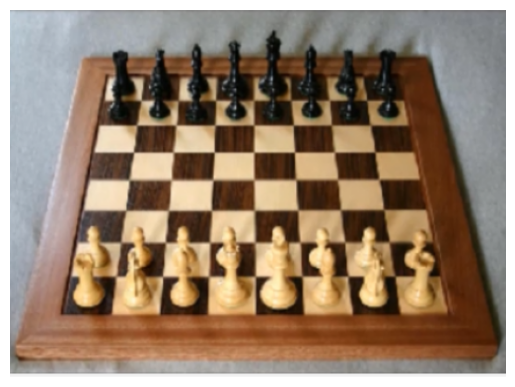
#> input picture corner_dection/chess.png, 515 x 387 px
$ jupyter execute cornerDetection.ipynb
#> lines starting #> are read from the running program, lines starting #| are printed output that depends on the picture; long printed decimals are rounded
matchTemplate()
- convert to gray scale
- load the template
- use matchTemplate()

HarrisCornerDetection()
- convert to gray scale
- cornerHarris(img_gray,blocksize = 55,ksize=3,k=0.04)

[cell 1]
#Import the OpenCV and NumPy libraries.
import cv2
import numpy as np
import matplotlib.pyplot as plt


#img = cv2.imread('shapes-01.jpeg')
img=cv2.imread('chess.png')
#> img is the input picture: shape (387, 515, 3); mean B, G, R 108.8, 128.3, 149.4
img = cv2.cvtColor(img, cv2.COLOR_BGR2RGB)
plt.imshow(img)
plt.axis('off')
plt.show()

[cell 2]
#convert the color image in gray level
img_gray = cv2.cvtColor(img, cv2.COLOR_RGB2GRAY)
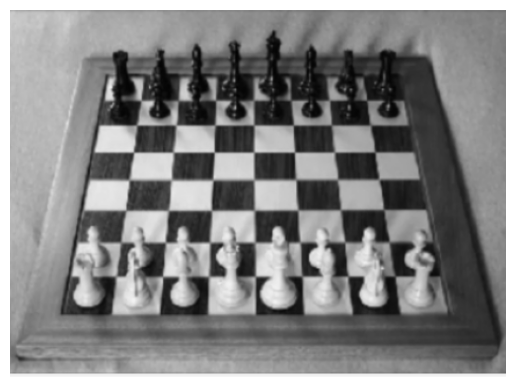
#> img_gray: shape (387, 515); min 2, max 255, mean 132.4
plt.imshow(img_gray,cmap='gray')
plt.axis('off')
plt.show()

[cell 3]
# Apply Harris corner detection
# The parameter blockSize is the size of the window to consider as neighborhood
#and k is the free parameter of the R function of Harris detector.
#The result is the score R and we use this to detect corners.

R = cv2.cornerHarris(img_gray, blockSize = 3, ksize = 1, k = 0.01)

print('Rmax=',R.max())
#| Rmax= 0.01552

plt.imshow(R,cmap='jet')
plt.axis('off')
plt.title('R matrix')
plt.show()

[cell 4]
# Spot in red the detected corners
# Threshold for an optimal value, it may vary depending on the image.
img_2 = img.copy()
img_2[R>0.5*R.max()]=[255,0,0]
#> img_2: shape (387, 515, 3); mean R, G, B 149.5, 128.3, 108.8
plt.imshow(img_2)
plt.axis('off')
plt.show()

[cell 5]
# Shi-Tomasi corner detection function
# We are detecting only 100 best corners here
# You can change the number to get desired result.
corners = cv2.goodFeaturesToTrack(img_gray, 100, 0.01, 10)
#> corners = 100 rows, first 8: [505, 10], [504, 372], [213, 151], [133, 153], [294, 153], [326, 247], [138, 124], [253, 153]

# convert corners values to integer
# So that we will be able to draw circles on them
corners = np.int0(corners)

# draw red color circles on all corners
for i in corners:
    x, y = i.ravel()
    cv2.circle(img, (x, y), 3, (255, 0, 0), -1)
#> this loop made 100 passes
#> (x, y) on passes 1 to 12: (505, 10), (504, 372), (213, 151), (133, 153), (294, 153), (326, 247), (138, 124), (253, 153), (316, 246), (163, 277), (140, 99), (216, 124)
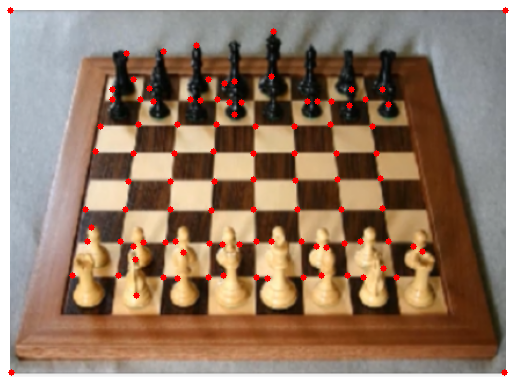
#> img: shape (387, 515, 3); mean R, G, B 151.2, 126.7, 107.5

# resulting image
plt.axis('off')
plt.imshow(img)
